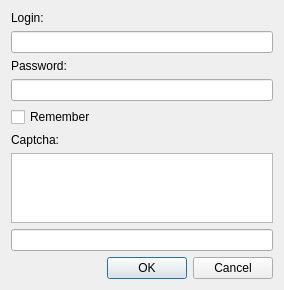
<?xml version="1.0" encoding="UTF-8"?>
<ui version="4.0">
 <class>requestAuthDialogClass</class>
 <widget class="QDialog" name="requestAuthDialogClass">
  <property name="geometry">
   <rect>
    <x>0</x>
    <y>0</y>
    <width>284</width>
    <height>289</height>
   </rect>
  </property>
  <property name="minimumSize">
   <size>
    <width>128</width>
    <height>0</height>
   </size>
  </property>
  <property name="maximumSize">
   <size>
    <width>320</width>
    <height>15400</height>
   </size>
  </property>
  <property name="windowTitle">
   <string>Authorization</string>
  </property>
  <property name="windowIcon">
   <iconset resource="../yandexnarod.qrc">
    <normaloff>:/icons/yandexnarodplugin.png</normaloff>:/icons/yandexnarodplugin.png</iconset>
  </property>
  <layout class="QVBoxLayout" name="verticalLayout_3">
   <item>
    <widget class="QLabel" name="labelLogin">
     <property name="text">
      <string>Login:</string>
     </property>
    </widget>
   </item>
   <item>
    <widget class="QLineEdit" name="editLogin">
     <property name="sizePolicy">
      <sizepolicy hsizetype="Minimum" vsizetype="Fixed">
       <horstretch>0</horstretch>
       <verstretch>0</verstretch>
      </sizepolicy>
     </property>
    </widget>
   </item>
   <item>
    <widget class="QLabel" name="labelPasswd">
     <property name="text">
      <string>Password:</string>
     </property>
    </widget>
   </item>
   <item>
    <widget class="QLineEdit" name="editPasswd">
     <property name="sizePolicy">
      <sizepolicy hsizetype="Minimum" vsizetype="Fixed">
       <horstretch>0</horstretch>
       <verstretch>0</verstretch>
      </sizepolicy>
     </property>
     <property name="echoMode">
      <enum>QLineEdit::Password</enum>
     </property>
    </widget>
   </item>
   <item>
    <widget class="QCheckBox" name="cbRemember">
     <property name="text">
      <string>Remember</string>
     </property>
    </widget>
   </item>
   <item>
    <widget class="QFrame" name="frameCaptcha">
     <property name="frameShape">
      <enum>QFrame::NoFrame</enum>
     </property>
     <property name="frameShadow">
      <enum>QFrame::Raised</enum>
     </property>
     <layout class="QVBoxLayout" name="verticalLayout_2">
      <property name="margin">
       <number>0</number>
      </property>
      <item>
       <widget class="QLabel" name="labelCaptcha">
        <property name="text">
         <string>Captcha:</string>
        </property>
       </widget>
      </item>
      <item>
       <widget class="QTextBrowser" name="webCaptcha"/>
      </item>
      <item>
       <widget class="QLineEdit" name="editCaptcha">
        <property name="sizePolicy">
         <sizepolicy hsizetype="Minimum" vsizetype="Fixed">
          <horstretch>0</horstretch>
          <verstretch>0</verstretch>
         </sizepolicy>
        </property>
       </widget>
      </item>
     </layout>
    </widget>
   </item>
   <item>
    <widget class="QDialogButtonBox" name="buttonBox">
     <property name="standardButtons">
      <set>QDialogButtonBox::Cancel|QDialogButtonBox::Ok</set>
     </property>
    </widget>
   </item>
  </layout>
 </widget>
 <resources>
  <include location="../yandexnarod.qrc"/>
 </resources>
 <connections>
  <connection>
   <sender>buttonBox</sender>
   <signal>accepted()</signal>
   <receiver>requestAuthDialogClass</receiver>
   <slot>accept()</slot>
   <hints>
    <hint type="sourcelabel">
     <x>118</x>
     <y>281</y>
    </hint>
    <hint type="destinationlabel">
     <x>118</x>
     <y>152</y>
    </hint>
   </hints>
  </connection>
  <connection>
   <sender>buttonBox</sender>
   <signal>rejected()</signal>
   <receiver>requestAuthDialogClass</receiver>
   <slot>reject()</slot>
   <hints>
    <hint type="sourcelabel">
     <x>118</x>
     <y>281</y>
    </hint>
    <hint type="destinationlabel">
     <x>118</x>
     <y>152</y>
    </hint>
   </hints>
  </connection>
 </connections>
</ui>
